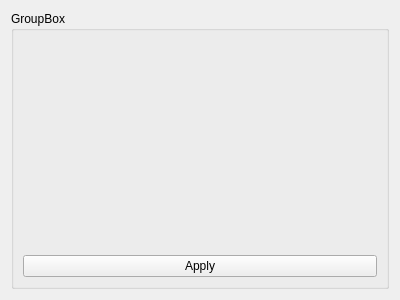
<?xml version="1.0" encoding="UTF-8"?>
<ui version="4.0">
 <class>FrameOSDWaterSpeed</class>
 <widget class="QWidget" name="FrameOSDWaterSpeed">
  <property name="geometry">
   <rect>
    <x>0</x>
    <y>0</y>
    <width>400</width>
    <height>300</height>
   </rect>
  </property>
  <property name="windowTitle">
   <string>Form</string>
  </property>
  <layout class="QVBoxLayout" name="verticalLayout_3">
   <item>
    <widget class="QGroupBox" name="groupBox">
     <property name="title">
      <string>GroupBox</string>
     </property>
     <layout class="QVBoxLayout" name="verticalLayout_2">
      <item>
       <layout class="QVBoxLayout" name="verticalLayout">
        <property name="spacing">
         <number>0</number>
        </property>
        <property name="sizeConstraint">
         <enum>QLayout::SetMinimumSize</enum>
        </property>
        <item>
         <widget class="FrameTextInput" name="inputWaterSpeed" native="true"/>
        </item>
        <item>
         <widget class="FrameTextInput" name="inputWaterCourse" native="true"/>
        </item>
        <item>
         <widget class="FrameOSDMode" name="mode" native="true"/>
        </item>
       </layout>
      </item>
      <item>
       <spacer name="verticalSpacer">
        <property name="orientation">
         <enum>Qt::Vertical</enum>
        </property>
        <property name="sizeType">
         <enum>QSizePolicy::Ignored</enum>
        </property>
        <property name="sizeHint" stdset="0">
         <size>
          <width>20</width>
          <height>109</height>
         </size>
        </property>
       </spacer>
      </item>
      <item>
       <widget class="QPushButton" name="pushButton">
        <property name="text">
         <string>Apply</string>
        </property>
       </widget>
      </item>
     </layout>
    </widget>
   </item>
  </layout>
 </widget>
 <customwidgets>
  <customwidget>
   <class>FrameOSDMode</class>
   <extends>QWidget</extends>
   <header>src/view/panel/osd/frame_osd_mode.h</header>
   <container>1</container>
  </customwidget>
  <customwidget>
   <class>FrameTextInput</class>
   <extends>QWidget</extends>
   <header>src/view/shared/frame_text_input.h</header>
   <container>1</container>
  </customwidget>
 </customwidgets>
 <resources/>
 <connections/>
</ui>
